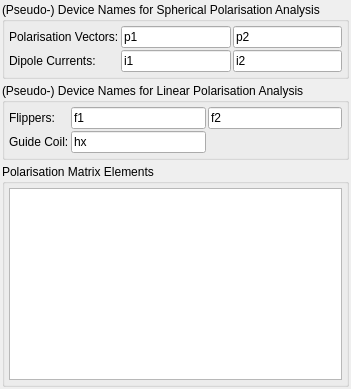
         <widget class="QWidget" name="tabPol">
          <attribute name="title">
           <string>Polarisation</string>
          </attribute>
          <layout class="QGridLayout" name="gridLayout_15">
           <property name="leftMargin">
            <number>2</number>
           </property>
           <property name="topMargin">
            <number>2</number>
           </property>
           <property name="rightMargin">
            <number>2</number>
           </property>
           <property name="bottomMargin">
            <number>2</number>
           </property>
           <property name="spacing">
            <number>4</number>
           </property>
           <item row="0" column="0">
            <widget class="QGroupBox" name="groupBox_4">
             <property name="title">
              <string>(Pseudo-) Device Names for Spherical Polarisation Analysis</string>
             </property>
             <layout class="QGridLayout" name="gridLayout_13">
              <property name="leftMargin">
               <number>4</number>
              </property>
              <property name="topMargin">
               <number>4</number>
              </property>
              <property name="rightMargin">
               <number>4</number>
              </property>
              <property name="bottomMargin">
               <number>4</number>
              </property>
              <property name="spacing">
               <number>2</number>
              </property>
              <item row="1" column="2">
               <widget class="QLineEdit" name="editPolCur2">
                <property name="toolTip">
                 <string>Final.</string>
                </property>
                <property name="text">
                 <string>i2</string>
                </property>
               </widget>
              </item>
              <item row="1" column="0">
               <widget class="QLabel" name="label_18">
                <property name="text">
                 <string>Dipole Currents:</string>
                </property>
               </widget>
              </item>
              <item row="0" column="0">
               <widget class="QLabel" name="label_17">
                <property name="text">
                 <string>Polarisation Vectors:</string>
                </property>
               </widget>
              </item>
              <item row="0" column="2">
               <widget class="QLineEdit" name="editPolVec2">
                <property name="toolTip">
                 <string>Final.</string>
                </property>
                <property name="text">
                 <string>p2</string>
                </property>
               </widget>
              </item>
              <item row="0" column="1">
               <widget class="QLineEdit" name="editPolVec1">
                <property name="toolTip">
                 <string>Initial.</string>
                </property>
                <property name="text">
                 <string>p1</string>
                </property>
               </widget>
              </item>
              <item row="1" column="1">
               <widget class="QLineEdit" name="editPolCur1">
                <property name="toolTip">
                 <string>Initial.</string>
                </property>
                <property name="text">
                 <string>i1</string>
                </property>
               </widget>
              </item>
             </layout>
            </widget>
           </item>
           <item row="2" column="0">
            <widget class="QGroupBox" name="groupBox_5">
             <property name="title">
              <string>Polarisation Matrix Elements</string>
             </property>
             <layout class="QGridLayout" name="gridLayout_14">
              <property name="leftMargin">
               <number>4</number>
              </property>
              <property name="topMargin">
               <number>4</number>
              </property>
              <property name="rightMargin">
               <number>4</number>
              </property>
              <property name="bottomMargin">
               <number>4</number>
              </property>
              <property name="spacing">
               <number>2</number>
              </property>
              <item row="0" column="0">
               <widget class="QTextEdit" name="editPolMat">
                <property name="tabChangesFocus">
                 <bool>true</bool>
                </property>
                <property name="undoRedoEnabled">
                 <bool>false</bool>
                </property>
                <property name="readOnly">
                 <bool>true</bool>
                </property>
               </widget>
              </item>
             </layout>
            </widget>
           </item>
           <item row="1" column="0">
            <widget class="QGroupBox" name="groupBox_6">
             <property name="title">
              <string>(Pseudo-) Device Names for Linear Polarisation Analysis</string>
             </property>
             <layout class="QGridLayout" name="gridLayout_16">
              <property name="leftMargin">
               <number>4</number>
              </property>
              <property name="topMargin">
               <number>4</number>
              </property>
              <property name="rightMargin">
               <number>4</number>
              </property>
              <property name="bottomMargin">
               <number>4</number>
              </property>
              <property name="spacing">
               <number>2</number>
              </property>
              <item row="0" column="0">
               <widget class="QLabel" name="label_19">
                <property name="text">
                 <string>Flippers:</string>
                </property>
               </widget>
              </item>
              <item row="0" column="1">
               <widget class="QLineEdit" name="editFlip1">
                <property name="text">
                 <string>f1</string>
                </property>
               </widget>
              </item>
              <item row="0" column="2">
               <widget class="QLineEdit" name="editFlip2">
                <property name="text">
                 <string>f2</string>
                </property>
               </widget>
              </item>
              <item row="1" column="0">
               <widget class="QLabel" name="label_20">
                <property name="text">
                 <string>Guide Coil:</string>
                </property>
               </widget>
              </item>
              <item row="1" column="1">
               <widget class="QLineEdit" name="editXYZ">
                <property name="text">
                 <string>hx</string>
                </property>
               </widget>
              </item>
             </layout>
            </widget>
           </item>
          </layout>
         </widget>
